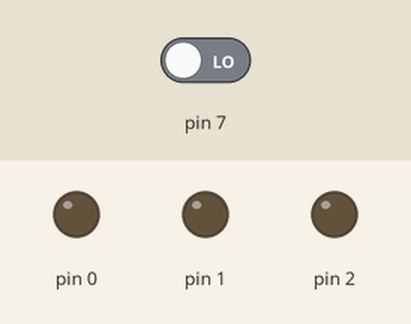
This sketch was run on a simulated Arduino Uno, built with avr-gcc and run on an emulated ATmega328P. Shown: output pins drawn as LEDs (lit = HIGH). Inputs (shaded band) come from the test bench; at power-on: pin 7 LOW.

Above: at 1.2 s.
1.3 s: pin 7 driven HIGH
At 1.7 s:
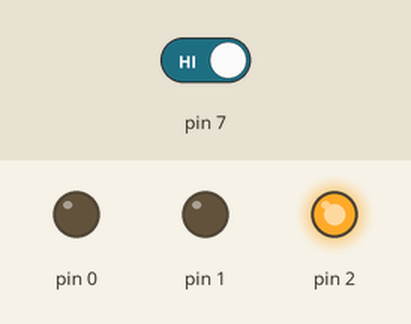
At 2.7 s:
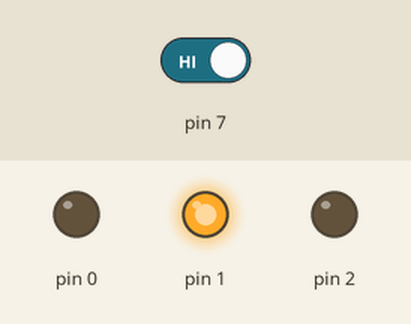
4.3 s: pin 7 driven LOW
At 5.3 s:
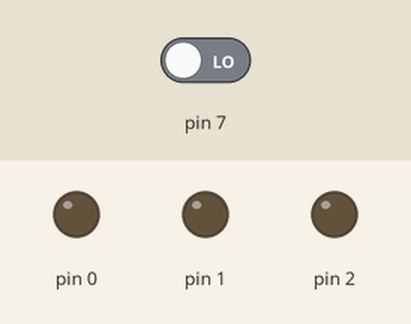
Timing chart, 0 to 7.3 s (numbered marks = the images above; inputs shaded):
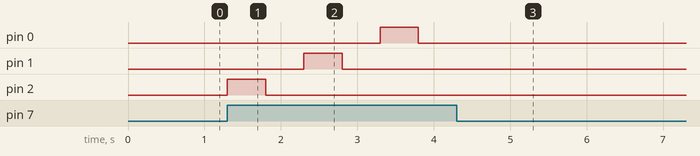

Measured:
- after the input at 1.3 s, pin 0: LOW → HIGH after 2.0 s, → LOW 0.50 s later; pin 1: LOW → HIGH after 1.0 s, → LOW 0.50 s later; pin 2: LOW → HIGH at once, → LOW 0.50 s later
- after the input at 4.3 s, pin 0–2: stops changing and stays LOW

The sketch:

Assignment8-3lights.ino
```cpp
//shelby wilson
//Tom's comment
//JJ's Comment

void setup() {
  pinMode(7, INPUT);
  pinMode(0, OUTPUT);
  pinMode(1, OUTPUT);
  pinMode(2, OUTPUT);

}

void loop() {
  digitalWrite(0, LOW);
  digitalWrite(1, LOW);
  digitalWrite(2, LOW);

  if(digitalRead(7) == HIGH) {
    // blink bottom light
    digitalWrite(2, HIGH);
    delay(500);
    digitalWrite(2, LOW);
    delay(500);

    // blink middle light
    digitalWrite(1, HIGH);
    delay(500);
    digitalWrite(1, LOW);
    delay(500);

    // blink top light
    digitalWrite(0, HIGH);
    delay(500);
    digitalWrite(0, LOW);
    delay(500);
  }
}
```
